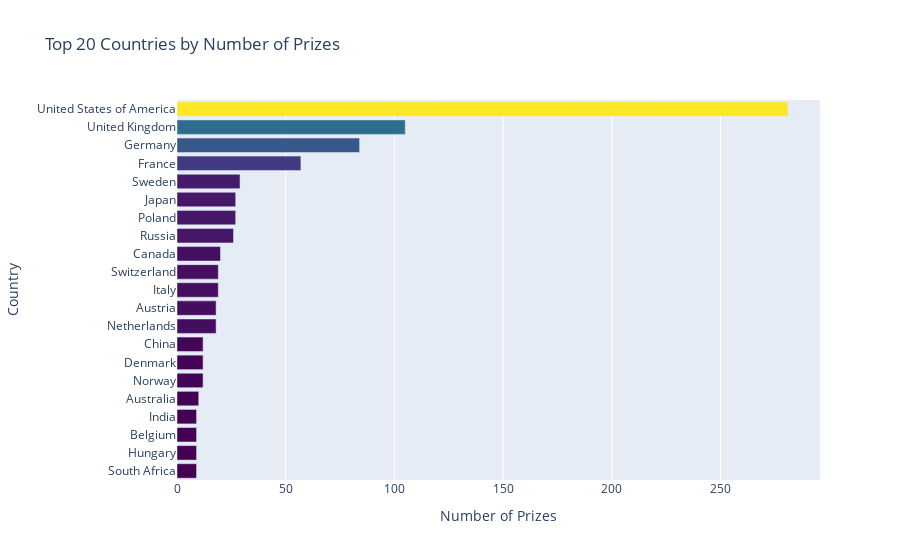

Notebook cell for this chart:
### Code cell
top20_countries.sort_values(by='prize', inplace=True)

h_bar = px.bar(x=top20_countries.prize,
               y=top20_countries.birth_country_current,
               orientation='h',
               height=700,
               color=top20_countries.prize,
               color_continuous_scale='Viridis',
               title='Top 20 Countries by Number of Prizes')
 
h_bar.update_layout(xaxis_title='Number of Prizes', 
                    yaxis_title='Country',
                    coloraxis_showscale=False)
h_bar.show()

### Figure 1 — Plotly figure (JSON) as saved in the notebook; plotly's stock layout.template omitted (floating-point values rounded to 4 significant figures)
{"data": [{"alignmentgroup": "True", "hovertemplate": "x=%{x}<br>y=%{y}<br>color=%{marker.color}<extra></extra>", "legendgroup": "", "marker": {"color": [9, 9, 9, 9, 10, 12, 12, 12, 18, 18, 19, 19, 20, 26, 27, 27, 29, 57, 84, 105, 281], "coloraxis": "coloraxis", "pattern": {"shape": ""}}, "name": "", "offsetgroup": "", "orientation": "h", "showlegend": false, "textposition": "auto", "type": "bar", "x": [9, 9, 9, 9, 10, 12, 12, 12, 18, 18, 19, 19, 20, 26, 27, 27, 29, 57, 84, 105, 281], "xaxis": "x", "y": ["South Africa", "Hungary", "Belgium", "India", "Australia", "Norway", "Denmark", "China", "Netherlands", "Austria", "Italy", "Switzerland", "Canada", "Russia", "Poland", "Japan", "Sweden", "France", "Germany", "United Kingdom", "United States of America"], "yaxis": "y"}], "layout": {"autosize": true, "barmode": "relative", "coloraxis": {"colorbar": {"title": {"text": "color"}}, "colorscale": [[0, "#440154"], [0.1111, "#482878"], [0.2222, "#3e4989"], [0.3333, "#31688e"], [0.4444, "#26828e"], [0.5556, "#1f9e89"], [0.6667, "#35b779"], [0.7778, "#6ece58"], [0.8889, "#b5de2b"], [1, "#fde725"]], "showscale": false}, "legend": {"tracegroupgap": 0}, "title": {"text": "Top 20 Countries by Number of Prizes"}, "xaxis": {"anchor": "y", "autorange": true, "domain": [0, 1], "range": [0, 295.8], "title": {"text": "Number of Prizes"}, "type": "linear"}, "yaxis": {"anchor": "x", "autorange": true, "domain": [0, 1], "range": [-0.5, 20.5], "title": {"text": "Country"}, "type": "category"}}}
